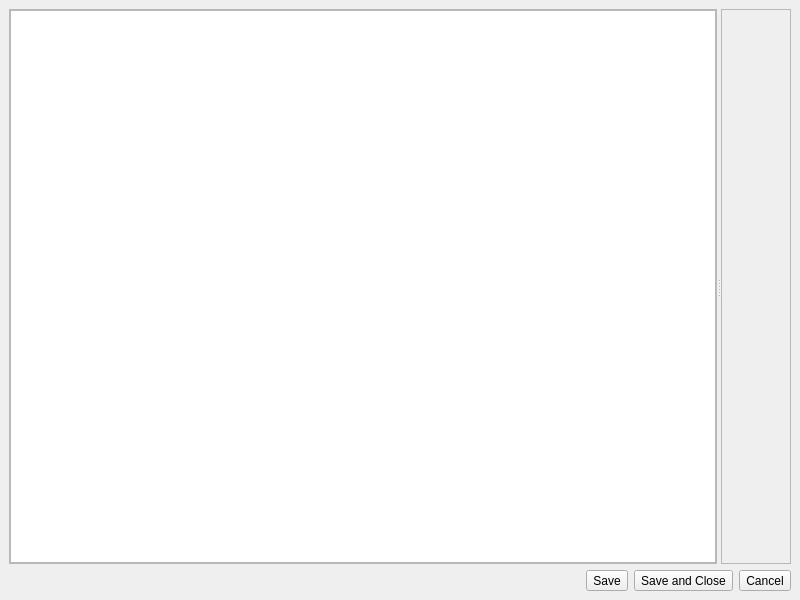
<?xml version="1.0" encoding="UTF-8"?>
<ui version="4.0">
 <class>DialogEditor</class>
 <widget class="QMainWindow" name="DialogEditor">
  <property name="geometry">
   <rect>
    <x>0</x>
    <y>0</y>
    <width>800</width>
    <height>600</height>
   </rect>
  </property>
  <property name="windowTitle">
   <string>Dialog Editor</string>
  </property>
  <property name="dockNestingEnabled">
   <bool>true</bool>
  </property>
  <property name="dockOptions">
   <set>QMainWindow::AllowNestedDocks|QMainWindow::AllowTabbedDocks|QMainWindow::AnimatedDocks|QMainWindow::VerticalTabs</set>
  </property>
  <widget class="QWidget" name="centralwidget">
   <layout class="QGridLayout" name="gridLayout" rowstretch="1,0">
    <item row="1" column="0">
     <layout class="QHBoxLayout" name="mSystemPanel">
      <property name="margin">
       <number>0</number>
      </property>
      <item>
       <spacer name="horizontalSpacer">
        <property name="orientation">
         <enum>Qt::Horizontal</enum>
        </property>
        <property name="sizeHint" stdset="0">
         <size>
          <width>40</width>
          <height>20</height>
         </size>
        </property>
       </spacer>
      </item>
      <item>
       <widget class="QToolButton" name="mSaveButton">
        <property name="text">
         <string>Save</string>
        </property>
       </widget>
      </item>
      <item>
       <widget class="QToolButton" name="mSaveAndCloseButton">
        <property name="text">
         <string>Save and Close</string>
        </property>
       </widget>
      </item>
      <item>
       <widget class="QToolButton" name="mCancelButton">
        <property name="text">
         <string>Cancel</string>
        </property>
       </widget>
      </item>
     </layout>
    </item>
    <item row="0" column="0">
     <widget class="QSplitter" name="mMainSplitter">
      <property name="sizePolicy">
       <sizepolicy hsizetype="Expanding" vsizetype="Expanding">
        <horstretch>0</horstretch>
        <verstretch>0</verstretch>
       </sizepolicy>
      </property>
      <property name="orientation">
       <enum>Qt::Horizontal</enum>
      </property>
      <property name="opaqueResize">
       <bool>false</bool>
      </property>
      <widget class="QScrollArea" name="mDialogScrollArea">
       <property name="widgetResizable">
        <bool>true</bool>
       </property>
       <widget class="QWidget" name="scrollAreaWidgetContents">
        <property name="geometry">
         <rect>
          <x>0</x>
          <y>0</y>
          <width>704</width>
          <height>531</height>
         </rect>
        </property>
        <layout class="QGridLayout" name="gridLayout_2">
         <property name="margin">
          <number>0</number>
         </property>
         <item row="0" column="0">
          <widget class="DialogTreeWidget" name="mDialogTree">
           <property name="acceptDrops">
            <bool>false</bool>
           </property>
           <property name="tabKeyNavigation">
            <bool>true</bool>
           </property>
           <property name="dragEnabled">
            <bool>true</bool>
           </property>
           <property name="dragDropMode">
            <enum>QAbstractItemView::InternalMove</enum>
           </property>
           <property name="alternatingRowColors">
            <bool>true</bool>
           </property>
           <property name="animated">
            <bool>true</bool>
           </property>
           <property name="wordWrap">
            <bool>true</bool>
           </property>
           <property name="headerHidden">
            <bool>true</bool>
           </property>
           <property name="expandsOnDoubleClick">
            <bool>false</bool>
           </property>
           <column>
            <property name="text">
             <string notr="true">1</string>
            </property>
           </column>
          </widget>
         </item>
        </layout>
       </widget>
      </widget>
      <widget class="QScrollArea" name="mPropertyScrollArea">
       <property name="widgetResizable">
        <bool>true</bool>
       </property>
       <widget class="QWidget" name="mLinePropertyWidget">
        <property name="geometry">
         <rect>
          <x>0</x>
          <y>0</y>
          <width>69</width>
          <height>531</height>
         </rect>
        </property>
        <property name="sizePolicy">
         <sizepolicy hsizetype="Expanding" vsizetype="Expanding">
          <horstretch>0</horstretch>
          <verstretch>0</verstretch>
         </sizepolicy>
        </property>
        <layout class="QVBoxLayout" name="verticalLayout_2">
         <property name="margin">
          <number>0</number>
         </property>
        </layout>
       </widget>
      </widget>
     </widget>
    </item>
   </layout>
  </widget>
  <widget class="QMenuBar" name="menubar">
   <property name="geometry">
    <rect>
     <x>0</x>
     <y>0</y>
     <width>800</width>
     <height>21</height>
    </rect>
   </property>
  </widget>
 </widget>
 <customwidgets>
  <customwidget>
   <class>DialogTreeWidget</class>
   <extends>QTreeWidget</extends>
   <header location="global">dialogtreeitems.h</header>
  </customwidget>
 </customwidgets>
 <resources/>
 <connections/>
</ui>
